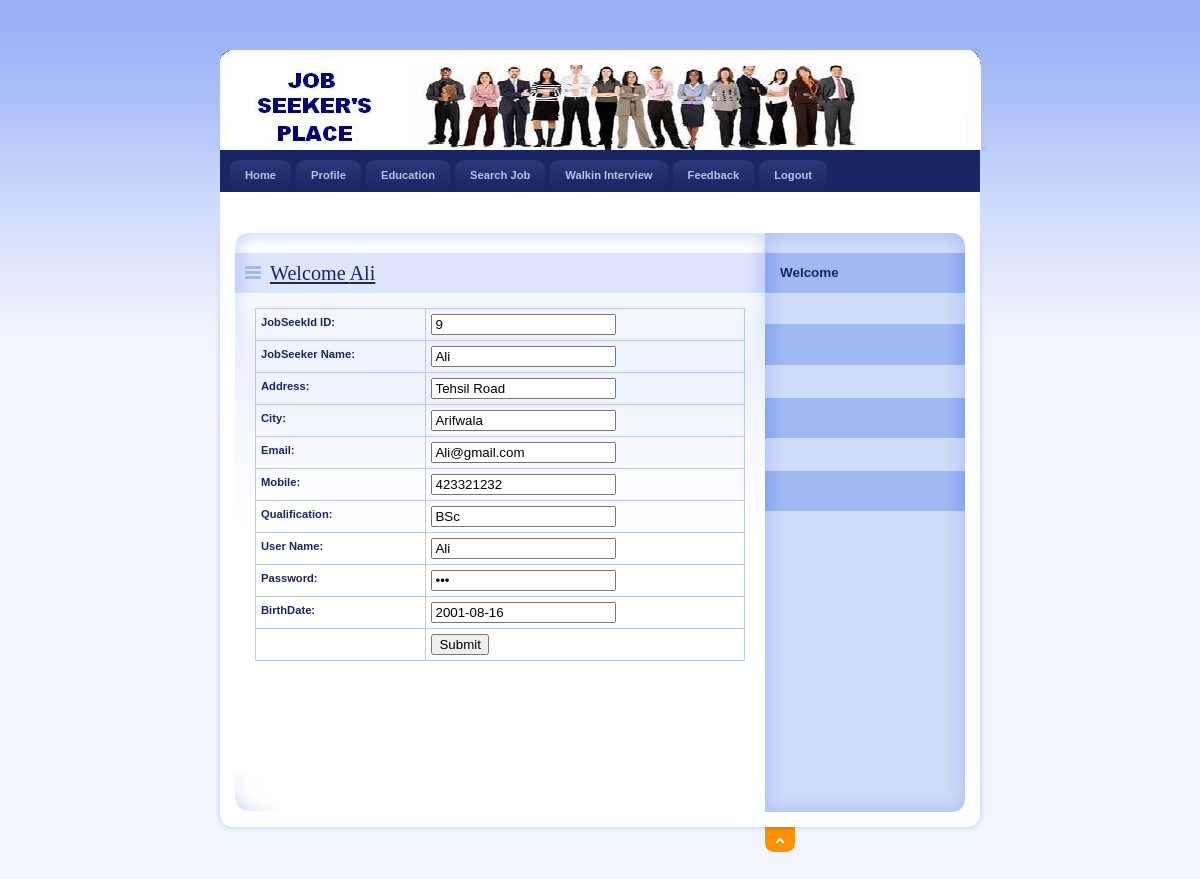
Page /JobSeeker/Editprofile.php (signed in) on the committed database.
### tables this page shows
CREATE TABLE `jobseeker_reg` (
  `JobSeekId` int(11) NOT NULL,
  `JobSeekerName` varchar(20) NOT NULL,
  `Address` varchar(100) NOT NULL,
  `City` varchar(20) NOT NULL,
  `Email` varchar(40) NOT NULL,
  `Mobile` bigint(20) NOT NULL,
  `Qualification` varchar(20) NOT NULL,
  `Gender` varchar(10) NOT NULL,
  `BirthDate` date NOT NULL,
  `Resume` varchar(200) NOT NULL,
  `Status` varchar(10) NOT NULL,
  `UserName` varchar(20) NOT NULL,
  `Password` varchar(20) NOT NULL,
  `Question` varchar(100) NOT NULL,
  `Answer` varchar(50) NOT NULL
);

### JobSeeker/Editprofile.php (the view, shortened to what this page needs)
<!DOCTYPE html PUBLIC "-//W3C//DTD XHTML 1.0 Strict//EN" "http://www.w3.org/TR/xhtml1/DTD/xhtml1-strict.dtd">
<html xmlns="http://www.w3.org/1999/xhtml" xml:lang="cs" lang="cs">
<head>
    <link rel="stylesheet" media="screen,projection" type="text/css" href="./css/main.css" />
    <link rel="stylesheet" media="print" type="text/css" href="./css/print.css" />
    <link rel="stylesheet" media="aural" type="text/css" href="./css/aural.css" />
    <link href="../SpryAssets/SpryValidationTextField.css" rel="stylesheet" type="text/css" />
    <link href="../SpryAssets/SpryValidationTextarea.css" rel="stylesheet" type="text/css" />
</head>
<body id="www-url-cz">
<div id="main" class="box">
<?php
include "Header.php"
?>
<?php
include "menu.php"
?>
    <div id="page" class="box">
    <div id="page-in" class="box">
        <div id="strip" class="box noprint">
            <p id="breadcrumbs">&nbsp;</p>
        </div>
        <div id="content">
            <div class="article">
                <h2><span><a href="#">Welcome <?php echo $_SESSION['Name'];?></a></span></h2>
               <?php
$ID=$_SESSION['ID'];
$con = mysqli_connect("localhost","root","","job");
$sql = "select * from Jobseeker_reg where JobSeekId ='".$ID."'  ";
$result = mysqli_query($con,$sql);
$row = mysqli_fetch_array($result)
?>
<form method="post" action="UpdateProfile.php">
                <table width="100%" border="1" cellspacing="2" cellpadding="2">
                  <tr>
                    <td><strong>JobSeekId ID:</strong></td>
                    <td><span id="sprytextfield1">
                      <label>
                      <input name="txtId" type="text" id="txtId" value="<?php echo $row['JobSeekId'];?>" />
                      </label>
                    <span class="textfieldRequiredMsg">A value is required.</span></span></td>
                  </tr>
                  <tr>
                    <td><strong>JobSeeker Name:</strong></td>
                    <td><span id="sprytextfield1">
                      <label>
                      <input name="txtName" type="text" id="txtName" value="<?php echo $row['JobSeekerName'];?>" />
                      </label>
                    <span class="textfieldRequiredMsg">A value is required.</span></span></td>
                  </tr>
                  <tr>
                    <td><strong>Address:</strong></td>
                    <td><span id="sprytextfield2">
                      <label>
                      <input name="txtAddress" type="text" id="txtAddress" value="<?php echo $row['Address'];?>" />
                      </label>
                    <span class="textfieldRequiredMsg">A value is required.</span></span></td>
                  </tr>
                  <tr>
                    <td><strong>City:</strong></td>
                    <td><span id="sprytextfield4">
                      <label>
                      <input name="txtCity" type="text" id="txtCity" value="<?php echo $row['City'];?>" />
                      </label>
                    <span class="textfieldRequiredMsg">A value is required.</span></span></td>
                  </tr>
                  <tr>
                    <td><strong>Email:</strong></td>
                    <td><span id="sprytextfield5">
                      <label>
                      <input name="txtEmail" type="text" id="txtEmail" value="<?php echo $row['Email'];?>" />
                      </label>
                    <span class="textfieldRequiredMsg">A value is required.</span></span></td>
                  </tr>
                  <tr>
                    <td><strong>Mobile:</strong></td>
                    <td><span id="sprytextfield6">
                      <label>
                      <input name="txtMobile" type="text" id="txtMobile" value="<?php echo $row['Mobile'];?>" />
                      </label>
                    <span class="textfieldRequiredMsg">A value is required.</span></span></td>
                  </tr>
                  <tr>
                    <td><strong>Qualification:</strong></td>
                    <td><span id="sprytextfield7">
                      <label>
                      <input name="txtQual" type="text" id="txtQual" value="<?php echo $row['Qualification'];?>" />
                      </label>
                    <span class="textfieldRequiredMsg">A value is required.</span></span></td>
                  </tr>
                  <tr>
                    <td><strong>User Name:</strong></td>
                    <td><span id="sprytextfield8">
                      <label>
                      <input name="txtUser" type="text" id="txtUser" value="<?php echo $row['UserName'];?>" />
                      </label>
                    <span class="textfieldRequiredMsg">A value is required.</span></span></td>
                  </tr>
                  <tr>
                    <td><strong>Password:</strong></td>
                    <td><span id="sprytextfield9">
                      <label>
                      <input name="txtPassword" type="password" id="txtPassword" value="<?php echo $row['Password'];?>" />
                      </label>
                    <span class="textfieldRequiredMsg">A value is required.</span></span></td>
                  </tr>
                  <tr>
                    <td><strong>BirthDate:</strong></td>
                    <td><span id="sprytextfield8">
                      <label>
                      <input name="txtBirth" type="text" id="txtBirth" value="<?php echo $row['BirthDate'];?>" />
                      </label>
                    <span class="textfieldRequiredMsg">A value is required.</span></span></td>
                  </tr>
                  <tr>
                    <td>&nbsp;</td>
                    <td><label>
                      <input type="submit" name="button" id="button" value="Submit" />
                    </label></td>
                  </tr>
                </table>
</form>
              <p>&nbsp;</p>
                <p class="btn-more box noprint">&nbsp;</p>
          </div>
        </div>
<?php
include "right.php"
?>
    </div>
    </div>
<?php
include "footer.php"
?>
</div>
</body>
</html>

### JobSeeker/css/main.css (style rules this page uses)
* { min-height:1px; }
body { border:0; margin:0; padding:0; background:#F2F5FE url("../design/bg.gif") 0 0 repeat-x; font:70%/160% "verdana",sans-serif; color:#192666; _text-align:center; }
a { color:#192666; }
p { border:0; margin:15px 0; padding:0; }
div { display:block; border:0; margin:0; padding:0; }
h1, h2, h3, h4, h5 { border:0; margin:15px 0 10px 0; padding:0; font-weight:bold; }
h2 { font-size:180%; line-height:100%; font-family:"georgia",serif; font-weight:normal; }
table { display:table; border-collapse:collapse; margin:15px 0; padding:0; border:1px solid #B7CAF6; font-size:100%; }
tr { display:table-row; }
th, td { display: table-cell; border:1px solid #B7CAF6; margin:0; padding:5px; vertical-align:top; text-align:left; }
form { border:0; margin:0; padding:0; }
a, img, span { border:0; margin:0; padding:0; }
strong, .strong { font-weight:bold; }
.box { min-height:1px; _height:1px; }
.box:after { content:"."; display:block; line-height:0px; font-size:0px; visibility:hidden; clear:both; }
#main { width:770px; margin:50px auto 0 auto; _text-align:left; }
#page { width:770px; min-height:1px; background:#FFF url("../design/bg_page.gif") 0 0 repeat-y; _height:1px; }
#page-in { min-height:1px; padding:10px 0; background:url("../design/bg_page_in.jpg") 0 0 no-repeat; _height:1px; }
#strip { position:relative; clear:both; padding:3px 20px 10px 20px; color:#6182D1; }
#strip p { margin:0; }
#strip #breadcrumbs { width:520px; margin:0; padding:0; }
#content { float:left; width:530px; _width:550px; margin:0; padding:0 0 0 20px; }
#content .article { clear:both; margin:0; padding:20px; background:url("../design/content_article_bg.jpg") 0 0 no-repeat; }
#content .article h2 { margin:0 -20px; padding:10px; background:#DEE5FD url("../design/content_title_bg.gif") 0 0 repeat-y; color:#192666; }
#content .article h2 span { background:url("../design/ico_list.gif") 0 50% no-repeat; padding-left:25px; }
#content .article p { text-align:justify; }
#content .btn-more { margin:0 0 15px 0; padding:0; border:0; position:relative; }

### JobSeeker/css/print.css (style rules this page uses)
body { border:0; margin:0; padding:0; font-size:12pt }
a { color:#000; text-decoration:none; }
h1, h2, h3 { page-break-after:avoid; page-break-inside:avoid; }
table { border-collapse: collapse; border-width:1px; border-style:solid; }
th, td { display:table-cell; border-width:1px; border-style:solid; }
.noprint { display:none; }

### JobSeeker/css/aural.css (style rules this page uses)
body { voice-family:paul,male; volume:loud; speech-rate:slow; richness:90; stress:20; }
h1, h2, h3, h4, h5 { cue-before:url("ping.au"); }
p, table { pause:50ms; }
strong { pitch:medium; pitch-range:60; stress:90; richness:90; }

### rows in the picture
jobseeker_reg: txtId "9", txtName "Ali", txtAddress "Tehsil Road", txtCity "Arifwala", txtEmail "Ali@gmail.com", txtMobile "423321232", txtQual "BSc", txtUser "Ali", txtBirth "2001-08-16"

### other values in the picture
$_SESSION['Name'] "Ali"
